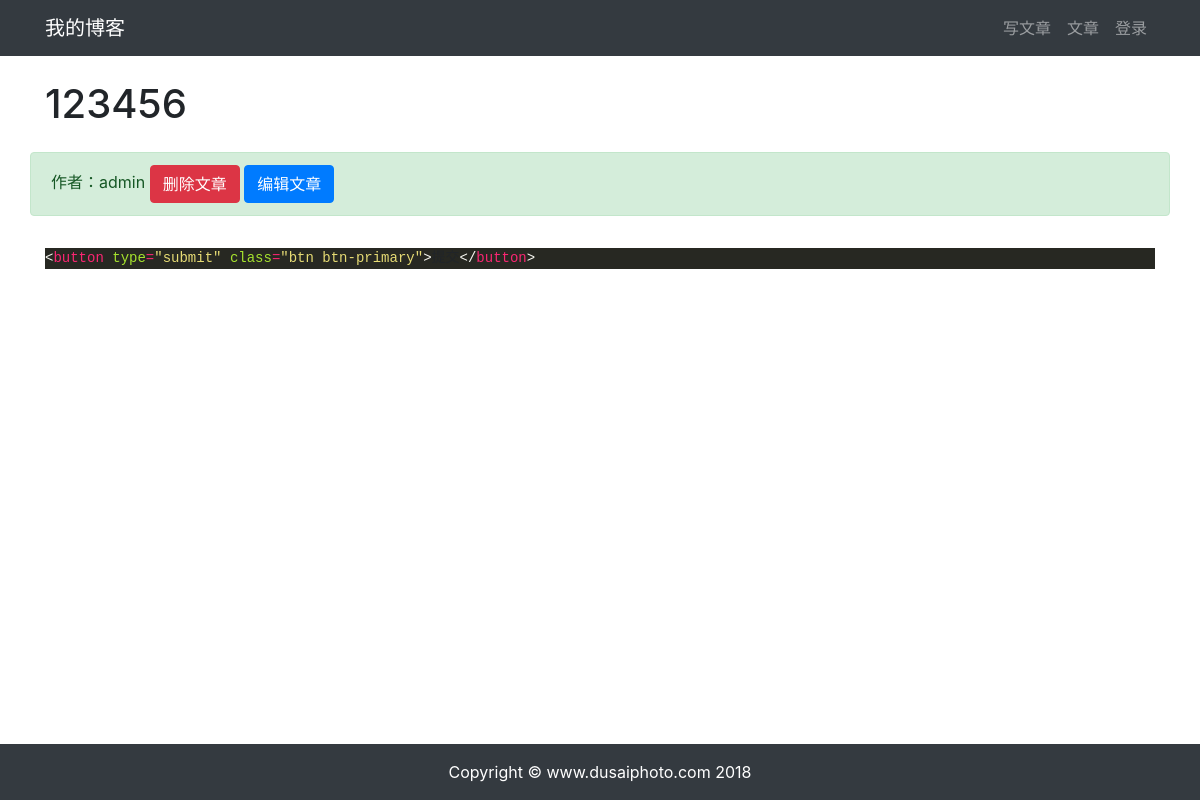
Screenshot of /article/article-detail/10/ with the database file from the repository.
### article/models.py (models this page shows, shortened)
class ArticlePost(models.Model):
    author = models.ForeignKey(User, on_delete=models.CASCADE)
    title = models.CharField(max_length=100)
    body = models.TextField()
    created = models.DateTimeField(default=timezone.now)
    update = models.DateTimeField(auto_now=True)
    class Meta:
        ordering = ('-created',)

### article/views.py (the view)
# urls.py: path('article-detail/<int:id>/', views.article_detail, name='article_detail'),
def article_detail(request, id):
    article = ArticlePost.objects.get(id=id)
    article.body = markdown.markdown(article.body,
        extensions = [
        'markdown.extensions.extra',
        'markdown.extensions.codehilite',
        ])
    context = {'article': article}
    return render(request, 'article/detail.html', context)

### templates/article/detail.html (shortened to what this page needs)
{% extends "base.html" %}
{% load staticfiles %}
{% block content %}
<div class="container">
    <div class="row">
        <h1 class="col-12 mt-4 mb-4">{{ article.title }}</h1>
        <div class="col-12 alert alert-success">作者：{{ article.author }}
            <a href="#"onclick="confirm_delete()" class="btn btn-danger">删除文章</a>
            <a href="{% url 'article:article_update' article.id %}" class="btn btn-primary">编辑文章</a>
        </div>
        <div class="col-12">
            <p>{{ article.body|safe }}</p>
        </div>
    </div>
</div>
{% endblock content %}

### static/md_css/monokai.css (style rules this page uses)
.codehilite { background: #272822; color: #f8f8f2 }
.codehilite .o { color: #f92672 }
.codehilite .p { color: #f8f8f2 }
.codehilite .s { color: #e6db74 }
.codehilite .na { color: #a6e22e }
.codehilite .nt { color: #f92672 }

### rows the page displays
ArticlePost: title "123456", author "admin", body "< button type = \"submit\" class = \"btn btn-primary\" > </ button >"
